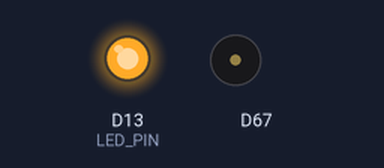
Recording of a sketch running on a simulated Arduino Uno R4 WiFi. On the bench: output pins drawn as LEDs (lit = HIGH), buzzer (waves = sounding).

Above: at 0.7 s.
Timing chart, 0 to 3.0 s (numbered marks = the images above):
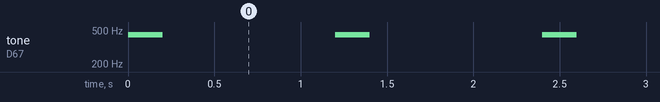

Measured:
- by itself, tone on D67: alternates 440 Hz for 0.20 s and silent for 1.0 s

The sketch:

buzzer-and-lights.ino
```cpp
#include <Arduino_Modulino.h>

const int LED_PIN = 13;

ModulinoBuzzer buzzer;

const size_t FREQ = 440;     // Hz
const size_t BEEP_MS = 200;  // how long it beeps
const size_t GAP_MS  = 1000;  // silence between beeps

void setup() {
  pinMode(LED_PIN, OUTPUT);
  Modulino.begin();
  buzzer.begin();
}

void loop() {
  digitalWrite(LED_PIN, HIGH);

  buzzer.tone(FREQ, BEEP_MS);
  delay(BEEP_MS);

  buzzer.noTone();


  delay(GAP_MS);
}
```
